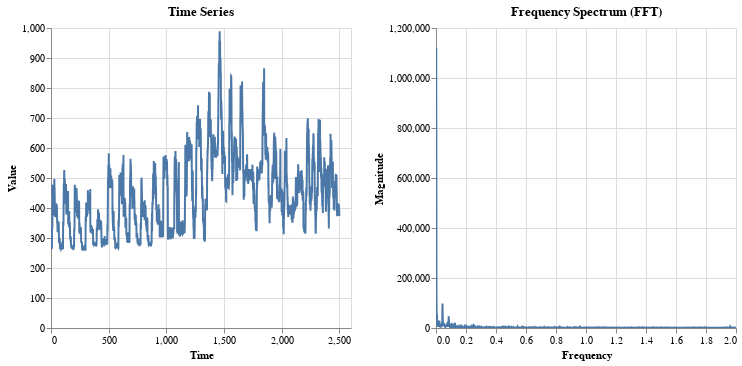

Notebook cell for this chart:
### Code cell
sampling_rate = 4 # Hz (samples per second)
dominant_period = detect_periodicity_fft_with_altair(time_series_data_new, sampling_rate)

### Figure 1 — Vega specification as saved in the notebook (floating-point values rounded to 4 significant figures; data arrays with more than 128 entries replaced by an {"elided": "..."} marker saying what was removed)
{"$schema": "https://vega.github.io/schema/vega/v5.json", "data": [{"name": "param_3_store"}, {"name": "param_4_store"}, {"name": "source_0", "values": {"elided": "2500 records"}}, {"name": "source_1", "values": {"elided": "1249 records"}}, {"name": "source_0_view_3_x_domain_Time", "values": [{"min": 0, "max": 2499}]}, {"name": "source_0_view_3_y_domain_Value", "values": [{"min": 257.5, "max": 988.9}]}, {"name": "source_1_view_4_x_domain_Frequency", "values": [{"min": 0.0016, "max": 1.998}]}, {"name": "source_1_view_4_y_domain_Magnitude", "values": [{"min": 48.45, "max": 1120000.0}]}], "signals": [{"name": "childWidth", "value": 300}, {"name": "unit", "value": {}, "on": [{"events": "pointermove", "update": "isTuple(group()) ? group() : unit"}]}, {"name": "param_3", "update": "{\"Time\": param_3_Time, \"Value\": param_3_Value}"}, {"name": "param_3_Time"}, {"name": "param_3_Value"}, {"name": "param_4", "update": "{\"Frequency\": param_4_Frequency, \"Magnitude\": param_4_Magnitude}"}, {"name": "param_4_Frequency"}, {"name": "param_4_Magnitude"}], "marks": [{"type": "group", "name": "view_3_group", "encode": {"update": {"height": {"signal": "height"}, "width": {"signal": "childWidth"}}}, "signals": [{"name": "param_3_Time", "on": [{"events": [{"source": "view", "type": "dblclick"}], "update": "null"}, {"events": {"signal": "param_3_translate_delta"}, "update": "panLinear(param_3_translate_anchor.extent_x, -param_3_translate_delta.x / childWidth)"}, {"events": {"signal": "param_3_zoom_delta"}, "update": "zoomLinear(domain(\"view_3_x\"), param_3_zoom_anchor.x, param_3_zoom_delta)"}], "push": "outer"}, {"name": "param_3_Value", "on": [{"events": [{"source": "view", "type": "dblclick"}], "update": "null"}, {"events": {"signal": "param_3_translate_delta"}, "update": "panLinear(param_3_translate_anchor.extent_y, param_3_translate_delta.y / height)"}, {"events": {"signal": "param_3_zoom_delta"}, "update": "zoomLinear(domain(\"view_3_y\"), param_3_zoom_anchor.y, param_3_zoom_delta)"}], "push": "outer"}, {"name": "param_3_tuple", "on": [{"events": [{"signal": "param_3_Time || param_3_Value"}], "update": "param_3_Time && param_3_Value ? {unit: \"view_3\", fields: param_3_tuple_fields, values: [param_3_Time,param_3_Value]} : null"}]}, {"name": "param_3_tuple_fields", "value": [{"field": "Time", "channel": "x", "type": "R"}, {"field": "Value", "channel": "y", "type": "R"}]}, {"name": "param_3_translate_anchor", "value": {}, "on": [{"events": [{"source": "scope", "type": "pointerdown"}], "update": "{x: x(unit), y: y(unit), extent_x: domain(\"view_3_x\"), extent_y: domain(\"view_3_y\")}"}]}, {"name": "param_3_translate_delta", "value": {}, "on": [{"events": [{"source": "window", "between": [{"source": "scope", "type": "pointerdown"}, {"source": "window", "type": "pointerup"}], "type": "pointermove", "consume": true}], "update": "{x: param_3_translate_anchor.x - x(unit), y: param_3_translate_anchor.y - y(unit)}"}]}, {"name": "param_3_zoom_anchor", "on": [{"events": [{"source": "scope", "type": "wheel", "consume": true}], "update": "{x: invert(\"view_3_x\", x(unit)), y: invert(\"view_3_y\", y(unit))}"}]}, {"name": "param_3_zoom_delta", "on": [{"events": [{"source": "scope", "type": "wheel", "consume": true}], "update": "pow(1.001, event.deltaY * pow(16, event.deltaMode))", "force": true}]}, {"name": "param_3_modify", "on": [{"events": {"signal": "param_3_tuple"}, "update": "modify(\"param_3_store\", param_3_tuple, true)"}]}], "marks": [{"type": "line", "name": "view_3_marks", "from": {"data": "source_0"}, "sort": {"field": "datum[\"Time\"]"}, "encode": {"update": {"y": {"field": "Value", "scale": "view_3_y"}, "stroke": {"value": "#4c78a8"}, "tooltip": {"signal": "{\"Time\": format(datum[\"Time\"], \"\"), \"Value\": format(datum[\"Value\"], \"\")}"}, "x": {"field": "Time", "scale": "view_3_x"}, "defined": {"signal": "isValid(datum[\"Time\"]) && isFinite(+datum[\"Time\"]) && isValid(datum[\"Value\"]) && isFinite(+datum[\"Value\"])"}}}, "clip": true, "style": ["line"], "interactive": true}], "axes": [{"scale": "view_3_x", "aria": false, "labels": false, "ticks": false, "grid": true, "zindex": 0, "tickCount": {"signal": "ceil(childWidth/40)"}, "maxExtent": 0, "orient": "bottom", "minExtent": 0, "domain": false, "gridScale": "view_3_y"}, {"scale": "view_3_y", "labels": false, "tickCount": {"signal": "ceil(height/40)"}, "orient": "left", "gridScale": "view_3_x", "domain": false, "minExtent": 0, "grid": true, "maxExtent": 0, "ticks": false, "aria": false, "zindex": 0}, {"scale": "view_3_x", "labelFlush": true, "tickCount": {"signal": "ceil(childWidth/40)"}, "labelOverlap": true, "title": "Time", "orient": "bottom", "grid": false, "zindex": 0}, {"scale": "view_3_y", "orient": "left", "title": "Value", "labelOverlap": true, "zindex": 0, "tickCount": {"signal": "ceil(height/40)"}, "grid": false}], "title": {"text": "Time Series", "frame": "group"}, "style": "cell"}, {"type": "group", "name": "view_4_group", "encode": {"update": {"width": {"signal": "childWidth"}, "height": {"signal": "height"}}}, "signals": [{"name": "param_4_Frequency", "on": [{"events": [{"source": "view", "type": "dblclick"}], "update": "null"}, {"events": {"signal": "param_4_translate_delta"}, "update": "panLinear(param_4_translate_anchor.extent_x, -param_4_translate_delta.x / childWidth)"}, {"events": {"signal": "param_4_zoom_delta"}, "update": "zoomLinear(domain(\"view_4_x\"), param_4_zoom_anchor.x, param_4_zoom_delta)"}], "push": "outer"}, {"name": "param_4_Magnitude", "on": [{"events": [{"source": "view", "type": "dblclick"}], "update": "null"}, {"events": {"signal": "param_4_translate_delta"}, "update": "panLinear(param_4_translate_anchor.extent_y, param_4_translate_delta.y / height)"}, {"events": {"signal": "param_4_zoom_delta"}, "update": "zoomLinear(domain(\"view_4_y\"), param_4_zoom_anchor.y, param_4_zoom_delta)"}], "push": "outer"}, {"name": "param_4_tuple", "on": [{"events": [{"signal": "param_4_Frequency || param_4_Magnitude"}], "update": "param_4_Frequency && param_4_Magnitude ? {unit: \"view_4\", fields: param_4_tuple_fields, values: [param_4_Frequency,param_4_Magnitude]} : null"}]}, {"name": "param_4_tuple_fields", "value": [{"field": "Frequency", "channel": "x", "type": "R"}, {"field": "Magnitude", "channel": "y", "type": "R"}]}, {"name": "param_4_translate_anchor", "value": {}, "on": [{"events": [{"source": "scope", "type": "pointerdown"}], "update": "{x: x(unit), y: y(unit), extent_x: domain(\"view_4_x\"), extent_y: domain(\"view_4_y\")}"}]}, {"name": "param_4_translate_delta", "value": {}, "on": [{"events": [{"source": "window", "between": [{"source": "scope", "type": "pointerdown"}, {"source": "window", "type": "pointerup"}], "consume": true, "type": "pointermove"}], "update": "{x: param_4_translate_anchor.x - x(unit), y: param_4_translate_anchor.y - y(unit)}"}]}, {"name": "param_4_zoom_anchor", "on": [{"events": [{"source": "scope", "type": "wheel", "consume": true}], "update": "{x: invert(\"view_4_x\", x(unit)), y: invert(\"view_4_y\", y(unit))}"}]}, {"name": "param_4_zoom_delta", "on": [{"events": [{"source": "scope", "type": "wheel", "consume": true}], "update": "pow(1.001, event.deltaY * pow(16, event.deltaMode))", "force": true}]}, {"name": "param_4_modify", "on": [{"events": {"signal": "param_4_tuple"}, "update": "modify(\"param_4_store\", param_4_tuple, true)"}]}], "marks": [{"type": "line", "name": "view_4_marks", "from": {"data": "source_1"}, "sort": {"field": "datum[\"Frequency\"]"}, "encode": {"update": {"stroke": {"value": "#4c78a8"}, "defined": {"signal": "isValid(datum[\"Frequency\"]) && isFinite(+datum[\"Frequency\"]) && isValid(datum[\"Magnitude\"]) && isFinite(+datum[\"Magnitude\"])"}, "tooltip": {"signal": "{\"Frequency\": format(datum[\"Frequency\"], \"\"), \"Magnitude\": format(datum[\"Magnitude\"], \"\")}"}, "y": {"field": "Magnitude", "scale": "view_4_y"}, "x": {"field": "Frequency", "scale": "view_4_x"}}}, "interactive": true, "clip": true, "style": ["line"]}], "axes": [{"scale": "view_4_x", "aria": false, "grid": true, "minExtent": 0, "orient": "bottom", "ticks": false, "labels": false, "zindex": 0, "domain": false, "tickCount": {"signal": "ceil(childWidth/40)"}, "maxExtent": 0, "gridScale": "view_4_y"}, {"scale": "view_4_y", "aria": false, "minExtent": 0, "ticks": false, "labels": false, "tickCount": {"signal": "ceil(height/40)"}, "grid": true, "zindex": 0, "maxExtent": 0, "domain": false, "gridScale": "view_4_x", "orient": "left"}, {"scale": "view_4_x", "labelFlush": true, "zindex": 0, "grid": false, "tickCount": {"signal": "ceil(childWidth/40)"}, "orient": "bottom", "title": "Frequency", "labelOverlap": true}, {"scale": "view_4_y", "labelOverlap": true, "title": "Magnitude", "tickCount": {"signal": "ceil(height/40)"}, "zindex": 0, "orient": "left", "grid": false}], "title": {"text": "Frequency Spectrum (FFT)", "frame": "group"}, "style": "cell"}], "scales": [{"name": "view_3_x", "type": "linear", "domain": [{"signal": "(data(\"source_0_view_3_x_domain_Time\")[0] || {}).min"}, {"signal": "(data(\"source_0_view_3_x_domain_Time\")[0] || {}).max"}], "range": [0, {"signal": "childWidth"}], "nice": true, "domainRaw": {"signal": "param_3[\"Time\"]"}, "zero": false}, {"name": "view_3_y", "type": "linear", "domain": [{"signal": "(data(\"source_0_view_3_y_domain_Value\")[0] || {}).min"}, {"signal": "(data(\"source_0_view_3_y_domain_Value\")[0] || {}).max"}], "range": [{"signal": "height"}, 0], "zero": true, "nice": true, "domainRaw": {"signal": "param_3[\"Value\"]"}}, {"name": "view_4_x", "type": "linear", "domain": [{"signal": "(data(\"source_1_view_4_x_domain_Frequency\")[0] || {}).min"}, {"signal": "(data(\"source_1_view_4_x_domain_Frequency\")[0] || {}).max"}], "range": [0, {"signal": "childWidth"}], "domainRaw": {"signal": "param_4[\"Frequency\"]"}, "zero": false, "nice": true}, {"name": "view_4_y", "type": "linear", "domain": [{"signal": "(data(\"source_1_view_4_y_domain_Magnitude\")[0] || {}).min"}, {"signal": "(data(\"source_1_view_4_y_domain_Magnitude\")[0] || {}).max"}], "range": [{"signal": "height"}, 0], "zero": true, "domainRaw": {"signal": "param_4[\"Magnitude\"]"}, "nice": true}], "height": 300, "padding": 5, "background": "white", "layout": {"padding": 20, "bounds": "full", "align": "each"}}
